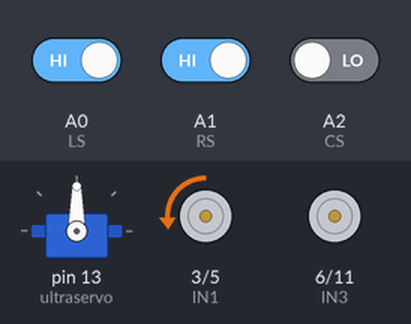
A sketch run on a simulated Arduino Uno, built with avr-gcc and run on an emulated ATmega328P. Shown: servo, motor-driver pin pairs drawn as motors (green arrow = first pin HIGH = forward, orange = second pin HIGH = backward, longer = more drive). The inputs (shaded band) are chosen by the test bench; at power-on: A0 (LS) HIGH, A2 (CS) LOW, A1 (RS) HIGH. What the sketch prints to the serial monitor is not drawn.

Above: at 2.7 s.
2.8 s: A0 (LS) driven LOW
At 4.0 s:
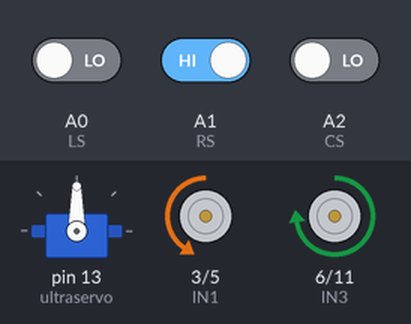
4.3 s: A2 (CS) driven HIGH
5.8 s: A1 (RS) driven LOW
At 6.7 s:
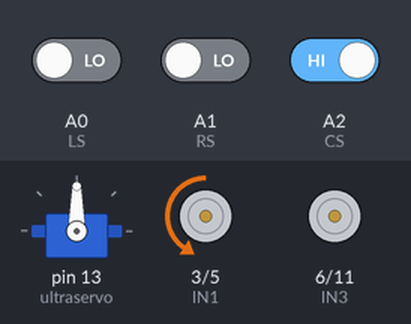
7.3 s: A0 (LS) driven HIGH and A2 (CS) driven LOW
At 7.8 s:
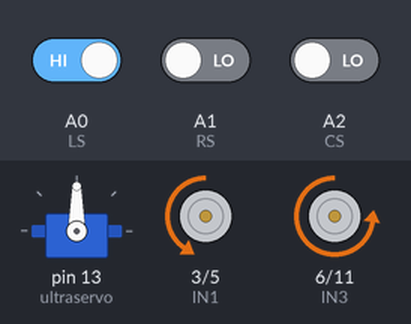
8.8 s: A2 (CS) driven HIGH
10.3 s: A0 (LS) driven LOW and A1 (RS) driven HIGH and A2 (CS) driven LOW
At 11.3 s:
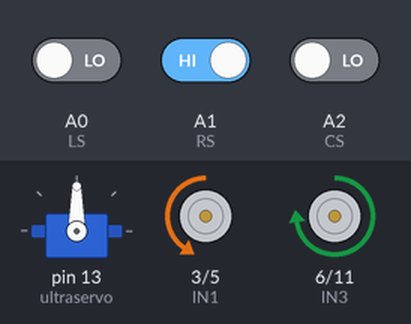
Timing chart, 0 to 13.3 s (numbered marks = the images above; inputs shaded):
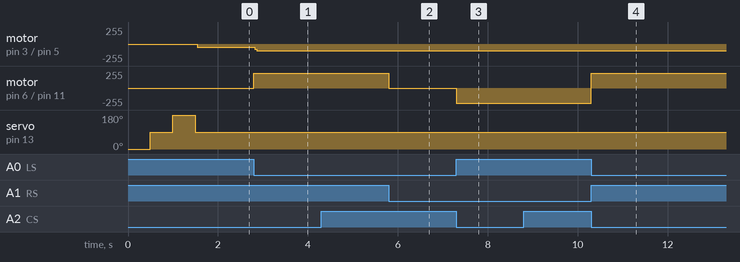

The sketch:

Easy_Driving_V1.ino
```cpp
 // Global Variable
#include <Servo.h>
//====================================================
//Global Variable Starts
//====================================================
char data;
const int IN1 = 3;
const int IN2 = 5;
const int IN3=6;
const int IN4=11;
const int TrigerUltra = 8;
const int EchoUltra = 9;
const int servopin =13;
Servo ultraservo;

int LS = A0;
int RS = A1;
int CS = A2;

//====================================================
//Global Variable Ends
//====================================================


void setup()
{
 Serial.begin(9600);

// Ultra setup start
 pinMode(TrigerUltra, OUTPUT);
pinMode(EchoUltra, INPUT);
digitalWrite(TrigerUltra, LOW);
// Ultra setup ends


// motors setup starts
pinMode(IN1,OUTPUT);
pinMode(IN2,OUTPUT);
 pinMode(IN3,OUTPUT);
 pinMode(IN4,OUTPUT);
// motors setup ends


// line follower setup starts
pinMode(LS,INPUT);
pinMode(RS,INPUT);
pinMode(CS,INPUT);
// line follower setup ends


ultraservo.attach(13);      // attach the signal pin of servo to pin9 of arduino


//servo starting xD xD
ultraservo.write(0);
delay(500);
ultraservo.write(90);
delay(500);
ultraservo.write(180);
delay(500);
ultraservo.write(90);
}

void loop()
{
 /*
  Serial.write('a');
if(Serial.available())
  {
     data = Serial.read();
     if(data=='a') Easy_drive();
     if(data=='b') linefollower ();

  }
  int dis123 = ultra();
  Serial.print(dis123, DEC);
  */
linefollower ();
}

void GoRight (int degree)
{
  digitalWrite(IN3,LOW);
  if(degree == 1 )  analogWrite(IN4,128);
  if(degree == 2 )  analogWrite(IN4,225);
}

void GoLeft (int degree)
{
  digitalWrite(IN4,LOW);
  if(degree == 1 )  analogWrite(IN3,128);
  if(degree == 2 )  analogWrite(IN3,225);

}

void GoStraight ()
{
  digitalWrite(IN3,LOW);
  digitalWrite(IN4,LOW);

}

void motor(char Mdirection,int MSpeed)
{
 if (Mdirection=='f')
  {
    digitalWrite(IN1,LOW);

    if (MSpeed==1) analogWrite(IN2, 51);
    if (MSpeed==2) analogWrite(IN2, 102);
    if (MSpeed==3) analogWrite(IN2, 153);
    if (MSpeed==3) analogWrite(IN2, 204);
    if (MSpeed==5) analogWrite(IN2, 255);

  }
else if(Mdirection=='b')
  {
    digitalWrite(IN2,LOW);
    if (MSpeed==1) analogWrite(IN1, 51);
    if (MSpeed==2) analogWrite(IN1, 102);
    if (MSpeed==3) analogWrite(IN1, 153);
    if (MSpeed==3) analogWrite(IN1, 204);
    if (MSpeed==5) analogWrite(IN1, 255);
  }
}

void stop ()
{
  digitalWrite(IN1,LOW);
  digitalWrite(IN2,LOW);
}

int ultra()
{
double Time;
int Distance;
digitalWrite(TrigerUltra, HIGH);
delayMicroseconds(10);
digitalWrite(TrigerUltra, LOW);
Time = pulseIn(EchoUltra, HIGH);
if (Time==0) return 500;
Distance= Time*0.01715;
return Distance;
}

int freesearching()
{
int x,test;
for(x=0;x<180;x+=30)
{
  ultraservo.write(x);
delay(200);
test=ultra();
if (test>400) return x;
}
stop();
}

void obsticle ()
{
  int x = freesearching();
  ultraservo.write(90);
  Serial.print(x,DEC);
  Serial.print("/n");
  if (x<60) {GoLeft(2);return;}
  if (x<90) {GoLeft(1);return;}
  if (x=90) {return;}
  if (x<120) {GoRight(1);return;}
  if (x>120) {GoRight(2);return;}
  delay(5000);
  GoStraight();
}

void Easy_drive ()
{
  int MovingForward=0;
  int MovingBack=0;
  int dis;
  int Mspeed =2;
  while(1)
  {
    if(MovingForward==1)
    {
    dis=ultra();
    if(dis<70) stop();
    if(dis>70&&dis<300) obsticle();
    GoStraight();
    }
    if(Serial.available())
    {
      data = Serial.read();
      if(data=='f') {motor('f',Mspeed);MovingForward=1;}
      if(data=='b') {motor('b',Mspeed);MovingBack=1;}
      if(data=='l') GoLeft(1);
      if(data=='L') GoLeft(2);
      if(data=='r') GoRight(1);
      if(data=='R') GoRight(2);
      if(data=='S') GoStraight();
      if(data=='s') {stop();MovingBack=0;MovingForward=0;}
      if((data=='F')&&(Mspeed<5)) {Mspeed++;}
      if((data=='B')&&(Mspeed>1)) {Mspeed--;}
      if(data=='a') {return;}
   }

}
}

void linefollower ()
{
   motor('f',2);
   while(1)
  {
  if(Serial.available())
  {
     data = Serial.read();
     if(data=='b') return;
  }

  if((!digitalRead(LS) && !digitalRead(RS) && digitalRead(CS))||(digitalRead(LS) && digitalRead(RS)&& !digitalRead(CS)))     // Move Forward
  {
   motor('f',2);
   GoStraight();
  }

  if(((digitalRead(LS)) && !digitalRead(RS)&& !digitalRead(CS)))     // Turn right
  {
     motor('f',2);
    GoRight (2);
     Serial.print("Right");
    while(!digitalRead(CS)){Serial.print("Right while");}
  }

  if((!digitalRead(LS) && (digitalRead(RS))&& !digitalRead(CS)))     // turn left
  {
    Serial.print("left");
     motor('f',2);
    GoLeft (2);
    while(!digitalRead(CS)){Serial.print("LEFT while");}
  }

  if((digitalRead(LS)) && (digitalRead(RS)) && !(digitalRead(CS)) )     // stop
  {
    stop ();
    GoStraight();
  }
 }
}
```

Measured:
- after the input at 2.8 s, motor on pin 3 (IN1) / pin 5 (IN2): backward 45/255 → backward 102/255 at once; motor on pin 6 (IN3) / pin 11 (IN4): stopped → forward 225/255 at once
- after the input at 4.3 s, every drawn part: stays the same
- after the input at 5.8 s, motor on pin 6 (IN3) / pin 11 (IN4): forward 225/255 → stopped at once
- after the input at 7.3 s, motor on pin 6 (IN3) / pin 11 (IN4): stopped → backward 225/255 at once
- after the input at 8.8 s, every drawn part: stays the same
- after the input at 10.3 s, motor on pin 6 (IN3) / pin 11 (IN4): backward 225/255 → forward 225/255 at once
